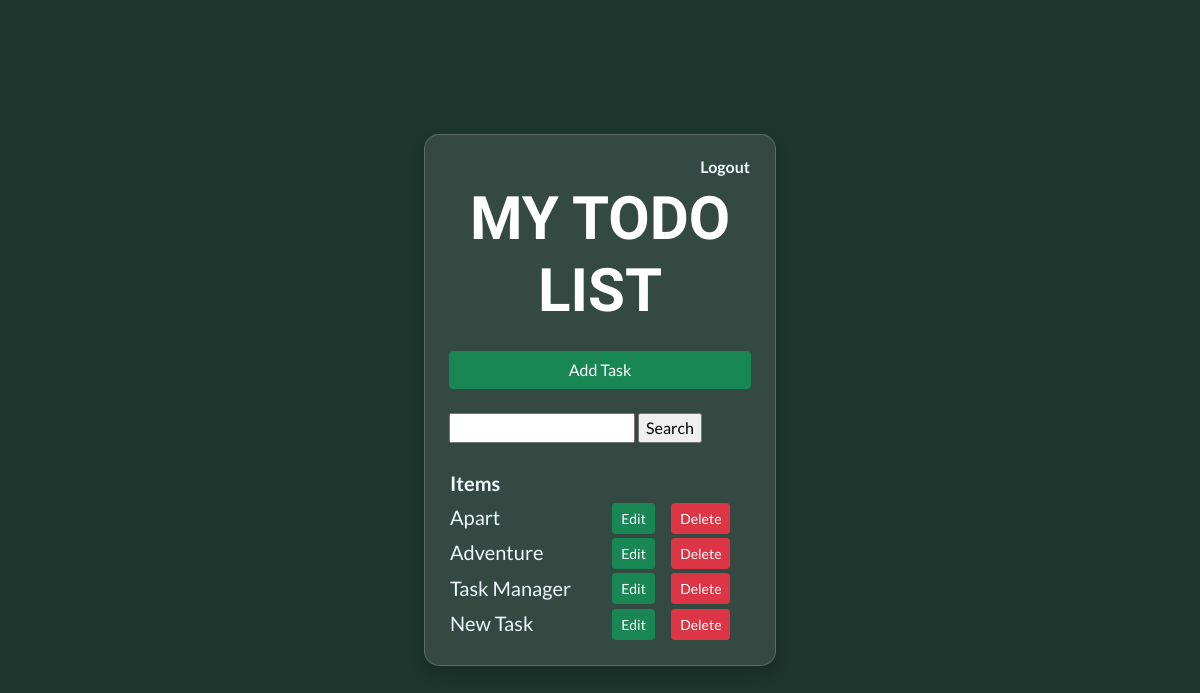
The app's page / (signed in) with its own data.
### tasks/models.py (models this page shows, shortened)
class Task(models.Model):
    user = models.ForeignKey(User, on_delete=models.CASCADE, null=True, blank=True)
    title= models.CharField(max_length=200)
    description = models.TextField(null=True, blank=True)
    created_at = models.DateTimeField(auto_now_add=True)
    is_completed = models.BooleanField(default=False)
    class Meta:
        ordering = ['is_completed']

### tasks/views.py (the view)
# urls.py: path('',TaskList.as_view(), name='tasks'),
class TaskList(LoginRequiredMixin, ListView):
    model = Task
    context_object_name ='tasks'
    def get_context_data(self, **kwargs):
        context = super().get_context_data(**kwargs)
        context['tasks'] = context['tasks'].filter(user = self.request.user)
        context['count'] = context['tasks'].filter(is_completed = False).count()
        search_input = self.request.GET.get('search-area') or ''
        if search_input:
            context['tasks'] = context['tasks'].filter(title__startswith= search_input)
        context['search_input'] = search_input
        return context

### tasks/templates/tasks/task_list.html (shortened to what this page needs)
{% extends "base.html" %}
{% load static %}
{% block content %}
    <div class="d-flex justify-content-center align-items-center vh-100">
    {% if request.user.is_authenticated %}
        <div class="card glass-card p-4 shadow position-relative" style="width: 22rem;">
            <div class="d-flex align-items-center mb-4 gap-5">
                <form action="{% url "logout" %}" method="POST">
                        <button type="submit" class="btn logout-btn position-absolute" style="top:15px; right:15px;">Logout</button>
                </form>
            </div>
    {% else %}
        <a href="{% url "login" %}">Login</a>
    {% endif %}
    <h1 class="mb-4 text-center fw-bold text-uppercase">My ToDo List</h1>
    <a class="btn btn-success mb-4" href="{% url "task-create" %}">Add Task</a>
    <form class="mb-4" action="" method="GET">
        <input type="text" name="search-area" value={{search_input}}>
        <input type="submit" value="Search">
    </form>
    <table>
        <tr>
            <th>Items</th>
        </tr>
        {% for task in tasks %}
            <tr>
                <td class="tasks">{{task.title}}</td>
                <td><a class="btn btn-success btn-sm" href="{% url "task-update" task.id %}">Edit</a></td>
                <td><a class="btn btn-danger btn-sm"href="{% url "task-delete" task.id %}">Delete</a></td>
            </tr>
        {% empty %}
            <h3>No items in list</h3>
        {% endfor %}
    </table>
    </div>
        </div>
{% endblock %}

### static/base.css (style rules this page uses)
body { background-color: #1c352d; font-family: lato; }
.glass-card { background: rgba(255, 255, 255, 0.1); border-radius: 15px; backdrop-filter: blur(10px); border: 1px solid rgba(255, 255, 255, 0.2); box-shadow: 0 8px 32px 0 rgba(31, 38, 135, 0.2); }
h1 { font-family: Offside; font-size: 60px; font-style: bold; color: rgb(255, 255, 255); }
form { color:aliceblue; }
table th { font-size: 20px; color:aliceblue; }
table tr { font-size: 20px; color:aliceblue; text-transform: capitalize; }
.logout-btn { background-color:transparent; border:none; color: aliceblue; font-weight: 600; padding: 5px 10px; }

### records on screen
Task: title "Apart"
Task: title "Adventure"
Task: title "Task Manager"
Task: title "New Task"
